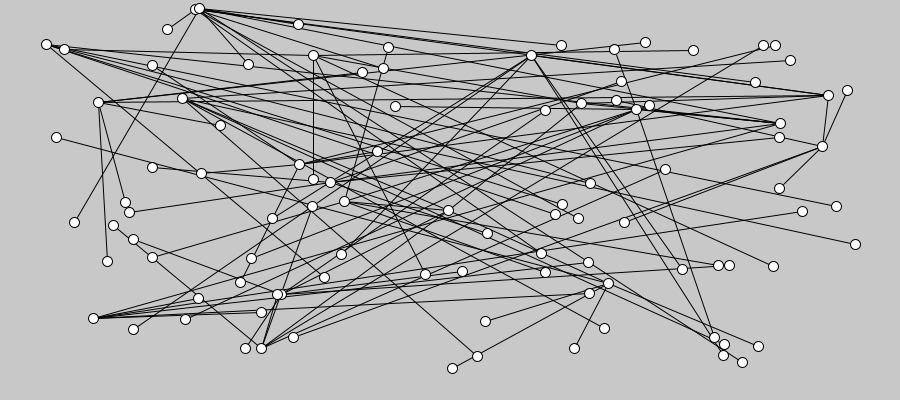
Frame 1 (no input)
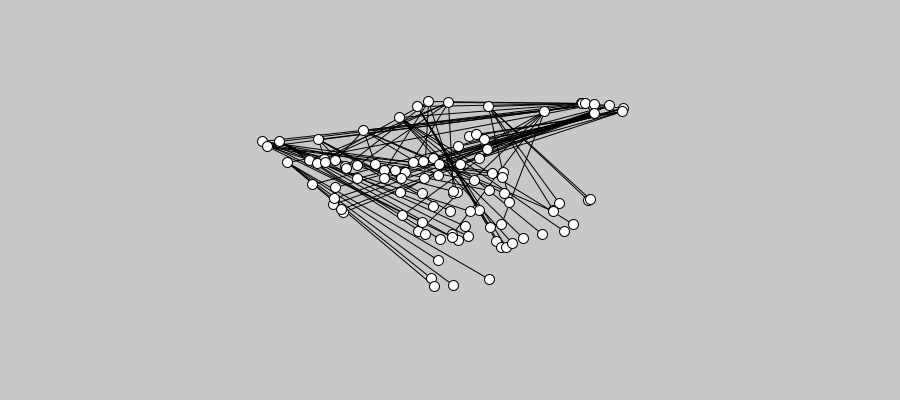
Frame 60 (the mouse pressed at the canvas centre just before this capture)
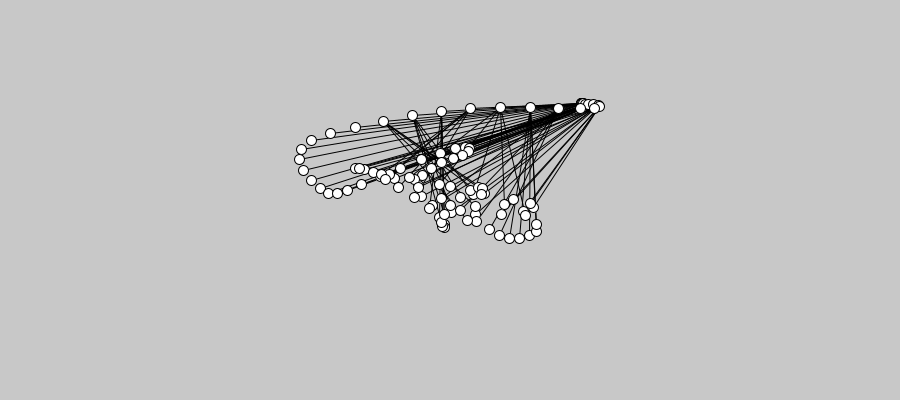
Frame 120 (the mouse held since frame 60 and released just before this capture)

The Processing sketch that drew these frames (run headless with seeded random() and noise(); from frame 60 on, the mouse is pressed at the canvas centre):

// Processing sketch: processing_49606
// ── processing_49606.pde

float x[],y[];
int num;

void setup() {
  size(900,400);
  
  num=100;
  x=new float[num];
  y=new float[num];
  
  for(int i=0; i<num; i++) {
    x[i]=random(width);
    y[i]=random(height);
  }
}

void draw() {
  background(200);

  // interpolate positions, moving each point towards the 
  // point ahead of it
  for(int i=num-1; i>0; i--) {
   x[i]=x[i]+(x[i-1]-x[i])*0.1; 
   y[i]=y[i]+(y[i-1]-y[i])*0.1; 
  }

  for(int i=1; i<num; i++) line(x[i],y[i], x[i/5],y[i/5]);
  for(int i=0; i<num; i++) ellipse(x[i],y[i], 10,10);
}

void mouseMoved() {
  for(int i=num-1; i>0; i--) {
   x[i]=x[i-1]; 
   y[i]=y[i-1]; 
  }
  x[0]=mouseX;
  y[0]=mouseY;
}               
